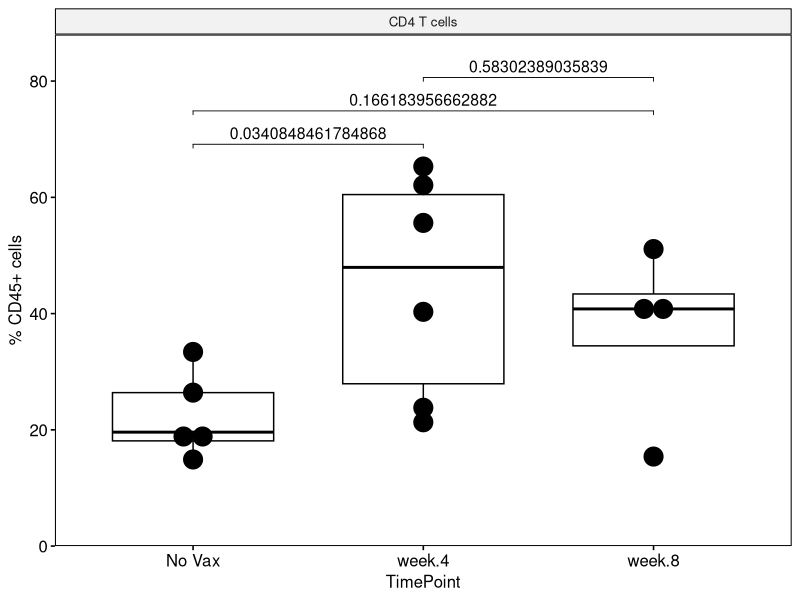
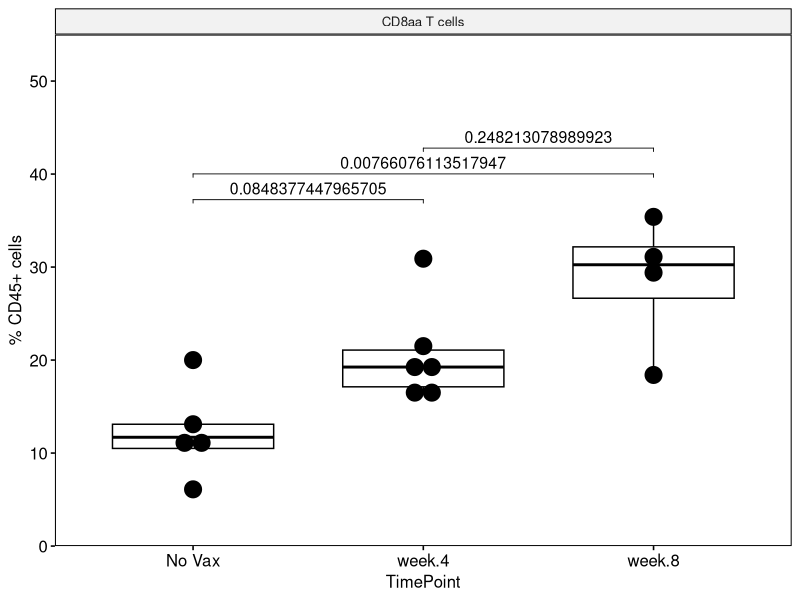
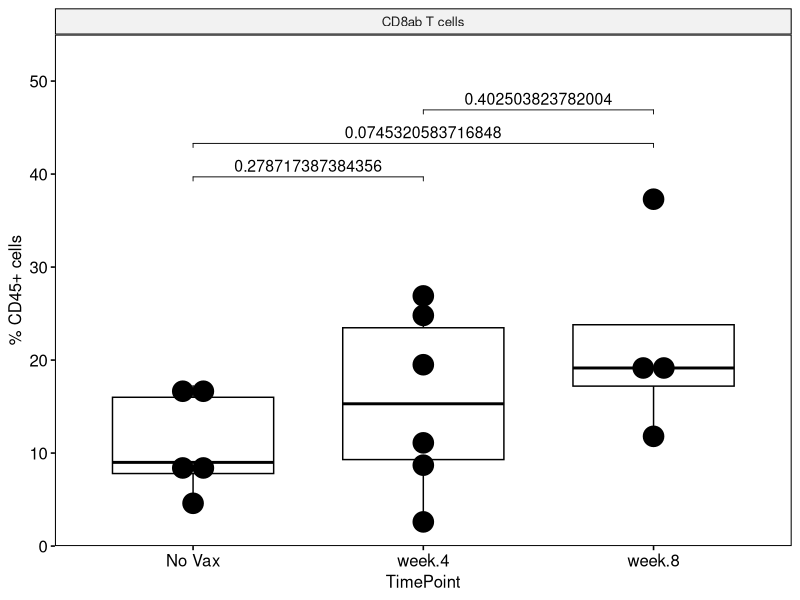
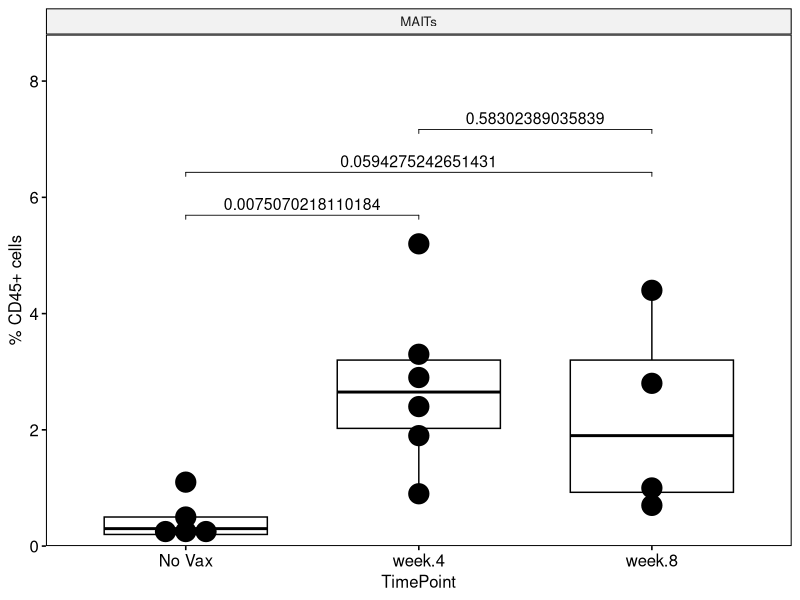
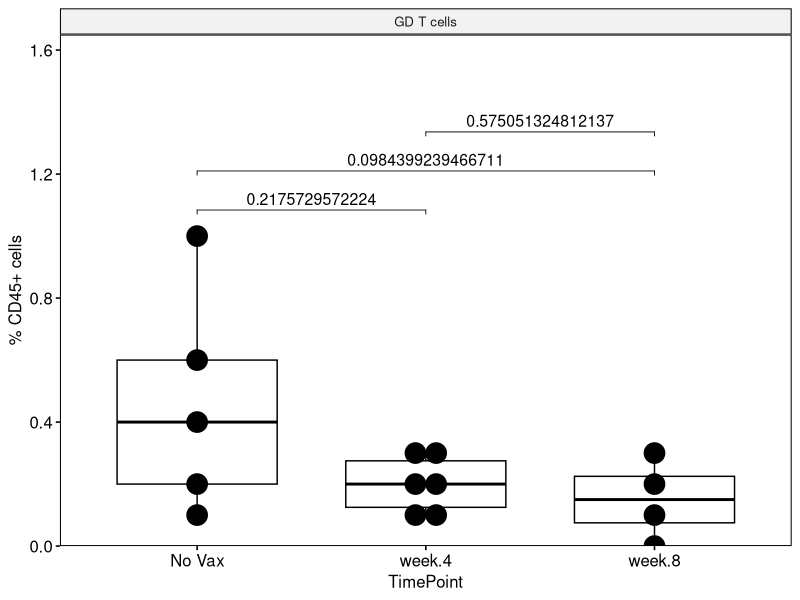
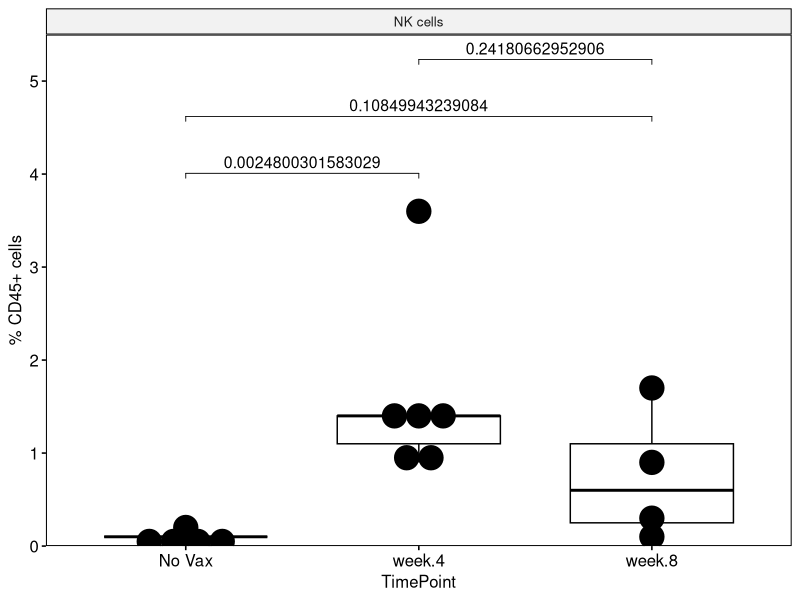

The R source for these figures, in order:
# Load the necessary libraries
library(tidyverse)
library(dplyr)
library(ggplot2)
library(cowplot)
library(viridis)
library(ggpubr)
library(rstatix)  
library(ggpubr)  # For easy data-visualization

# Read in the CSVs
Fig1D <- read.csv("text/Fig1D.csv")

#####
### CD4
Fig1D_CD4 <- Fig1D %>% filter(Subset == "CD4 T cells") %>% arrange(TimePoint)

a <- ggboxplot(Fig1D_CD4, x = "TimePoint", y = "Leukocytes",
               facet.by = "Subset", ncol = 2, ylim = c(0, 80)) +
  geom_dotplot(
    aes(fill = NULL, color = NULL),
    binaxis='y', stackdir='center', dotsize = 1.5,
    position = position_dodge(0.8)) + ylab("% CD45+ cells")
a_test <- Fig1D_CD4 %>% group_by(Subset) %>% dunn_test(Leukocytes ~ TimePoint)  %>%
  adjust_pvalue() %>%  add_significance("p.adj") %>% add_xy_position(x = "TimePoint")
ap <- a + stat_pvalue_manual(a_test, label = "p", , tip.length = 0.01, size = 4) +
  scale_y_continuous(expand = expansion(mult = c(0, 0.1)))
ap

### CD8aa
Fig1D_CD8aa <- Fig1D %>% filter(Subset == "CD8aa T cells") %>% arrange(TimePoint)

b <- ggboxplot(Fig1D_CD8aa, x = "TimePoint", y = "Leukocytes",
               facet.by = "Subset", ncol = 2, ylim = c(0, 50)) +
  geom_dotplot(
    aes(fill = NULL, color = NULL),
    binaxis='y', stackdir='center', dotsize = 1.5,
    position = position_dodge(0.8)) + ylab("% CD45+ cells")
b_test <- Fig1D_CD8aa %>% group_by(Subset) %>% dunn_test(Leukocytes ~ TimePoint)  %>%
  adjust_pvalue() %>%  add_significance("p.adj") %>% add_xy_position(x = "TimePoint")
bp <- b + stat_pvalue_manual(b_test, label = "p", , tip.length = 0.01, size = 4) +
  scale_y_continuous(expand = expansion(mult = c(0, 0.1)))
bp

### CD8ab
Fig1D_CD8ab <- Fig1D %>% filter(Subset == "CD8ab T cells") %>% arrange(TimePoint)

c <- ggboxplot(Fig1D_CD8ab, x = "TimePoint", y = "Leukocytes",
               facet.by = "Subset", ncol = 2, ylim = c(0, 50)) +
  geom_dotplot(
    aes(fill = NULL, color = NULL),
    binaxis='y', stackdir='center', dotsize = 1.5,
    position = position_dodge(0.8)) + ylab("% CD45+ cells")
c_test <- Fig1D_CD8ab %>% group_by(Subset) %>% dunn_test(Leukocytes ~ TimePoint)  %>%
  adjust_pvalue() %>%  add_significance("p.adj") %>% add_xy_position(x = "TimePoint")
cp <- c + stat_pvalue_manual(c_test, label = "p", , tip.length = 0.01, size = 4) +
  scale_y_continuous(expand = expansion(mult = c(0, 0.1)))
cp

### MAIT
Fig1D_MAITs <- Fig1D %>% filter(Subset == "MAITs") %>% arrange(TimePoint)

d <- ggboxplot(Fig1D_MAITs, x = "TimePoint", y = "Leukocytes",
               facet.by = "Subset", ncol = 2, ylim = c(0, 8)) +
  geom_dotplot(
    aes(fill = NULL, color = NULL),
    binaxis='y', stackdir='center', dotsize = 1.5,
    position = position_dodge(0.8)) + ylab("% CD45+ cells")
d_test <- Fig1D_MAITs %>% group_by(Subset) %>% dunn_test(Leukocytes ~ TimePoint)  %>%
  adjust_pvalue() %>%  add_significance("p.adj") %>% add_xy_position(x = "TimePoint")
dp <- d + stat_pvalue_manual(d_test, label = "p", , tip.length = 0.01, size = 4) +
  scale_y_continuous(expand = expansion(mult = c(0, 0.1)))
dp

### GD
Fig1D_GD <- Fig1D %>% filter(Subset == "GD T cells") %>% arrange(TimePoint)

e <- ggboxplot(Fig1D_GD, x = "TimePoint", y = "Leukocytes",
               facet.by = "Subset", ncol = 2, ylim = c(0, 1.5)) +
  geom_dotplot(
    aes(fill = NULL, color = NULL),
    binaxis='y', stackdir='center', dotsize = 1.5,
    position = position_dodge(0.8)) + ylab("% CD45+ cells")
e_test <- Fig1D_GD %>% group_by(Subset) %>% dunn_test(Leukocytes ~ TimePoint)  %>%
  adjust_pvalue() %>%  add_significance("p.adj") %>% add_xy_position(x = "TimePoint")
ep <- e + stat_pvalue_manual(e_test, label = "p", , tip.length = 0.01, size = 4) +
  scale_y_continuous(expand = expansion(mult = c(0, 0.1)))
ep

### NK
Fig1D_NK <- Fig1D %>% filter(Subset == "NK cells") %>% arrange(TimePoint)

f <- ggboxplot(Fig1D_NK, x = "TimePoint", y = "Leukocytes",
               facet.by = "Subset", ncol = 2, ylim = c(0, 5)) +
  geom_dotplot(
    aes(fill = NULL, color = NULL),
    binaxis='y', stackdir='center', dotsize = 1.5,
    position = position_dodge(0.8)) + ylab("% CD45+ cells")
f_test <- Fig1D_NK %>% group_by(Subset) %>% dunn_test(Leukocytes ~ TimePoint)  %>%
  adjust_pvalue() %>%  add_significance("p.adj") %>% add_xy_position(x = "TimePoint")
fp <- f + stat_pvalue_manual(f_test, label = "p", , tip.length = 0.01, size = 4) +
  scale_y_continuous(expand = expansion(mult = c(0, 0.1)))
fp